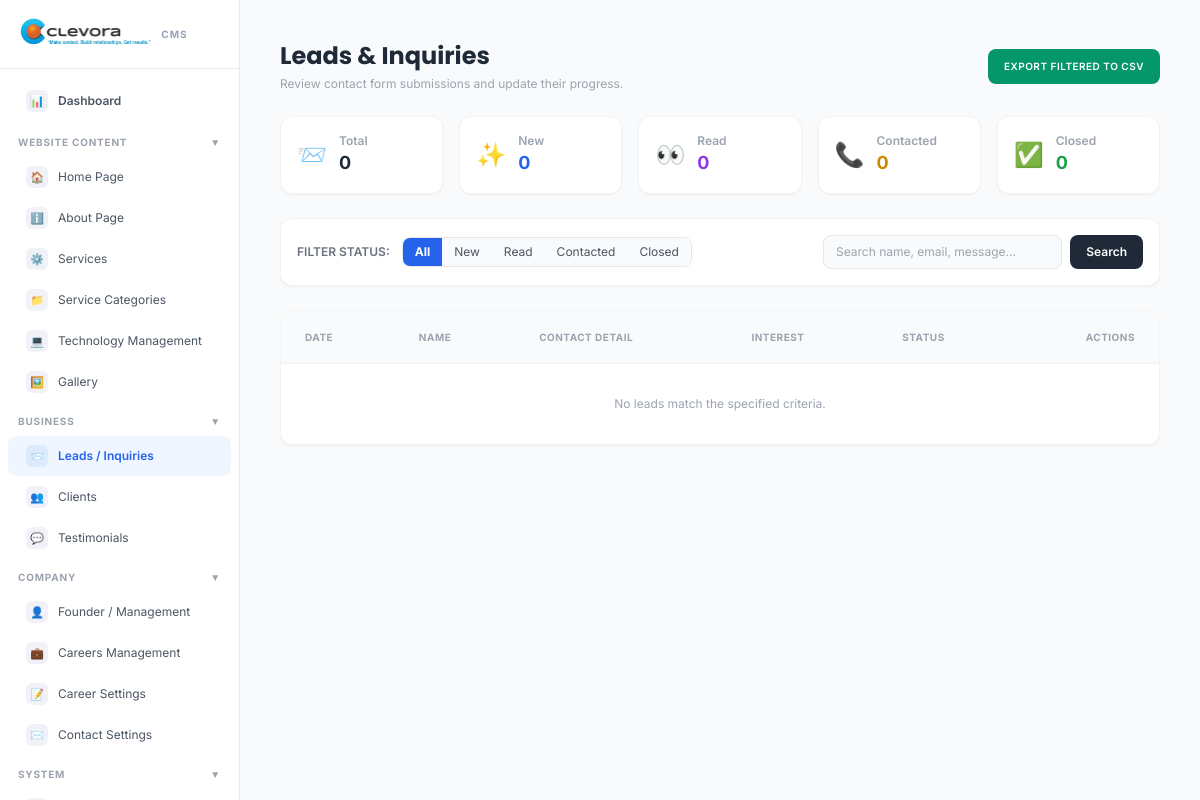
/admin/sections/leads.php (signed in), run on an earlier commit of the app's database.
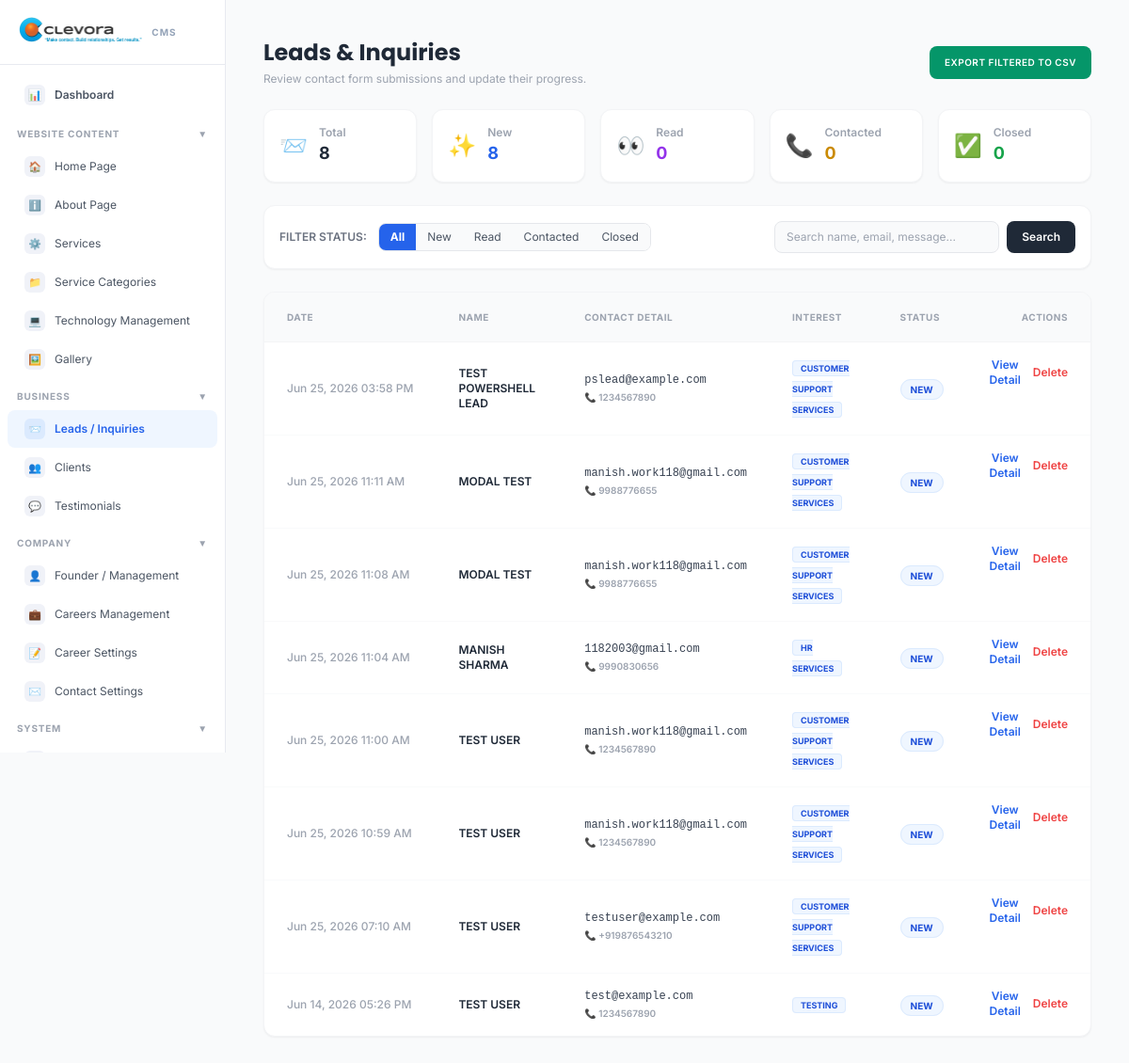
And on a later commit of the database.
### tables this page shows
CREATE TABLE `leads` (
  `id` int(11) NOT NULL AUTO_INCREMENT,
  `name` varchar(100) NOT NULL,
  `email` varchar(150) NOT NULL,
  `phone` varchar(20) DEFAULT NULL,
  `interest` varchar(100) DEFAULT NULL,
  `message` text DEFAULT NULL,
  `created_at` timestamp NOT NULL DEFAULT current_timestamp(),
  `status` enum('new','read','contacted','closed') DEFAULT 'new',
  `updated_at` timestamp NOT NULL DEFAULT current_timestamp() ON UPDATE current_timestamp(),
  PRIMARY KEY (`id`)
);

### admin/sections/leads.php (the view, shortened to what the changed rows need)
<?php
require_once '../middleware/auth.php';
$query = "SELECT * FROM leads WHERE 1=1";
$params = [];
$query .= " ORDER BY id DESC";
$stmt = $pdo->prepare($query);
$stmt->execute($params);
$leads = $stmt->fetchAll();
$total_count = 0;
$new_count = 0;
if ($pdo) {
    $total_count = $pdo->query("SELECT COUNT(*) FROM leads")->fetchColumn();
    $new_count = $pdo->query("SELECT COUNT(*) FROM leads WHERE status = 'new'")->fetchColumn();
}
?>
<?php include '../includes/admin-header.php'; ?>
<?php include '../includes/sidebar.php'; ?>
  <main class="flex-1 p-6 md:p-10 overflow-auto" x-data="{ activeLead: null }">
    <div class="max-w-6xl mx-auto space-y-6">
      <div class="flex flex-col sm:flex-row justify-between items-start sm:items-center gap-4">
        <div>
          <h1 class="text-2xl font-bold text-gray-800 font-poppins">Leads & Inquiries</h1>
        </div>
      </div>
      <div class="grid grid-cols-2 md:grid-cols-5 gap-4">
        <div class="bg-white p-4 rounded-xl border border-gray-100 shadow-sm flex items-center gap-3">
          <div>
            <div class="text-xs text-gray-400 font-semibold">Total</div>
            <div class="text-lg font-bold text-gray-800"><?= $total_count ?></div>
          </div>
        </div>
        <div class="bg-white p-4 rounded-xl border border-gray-100 shadow-sm flex items-center gap-3">
          <div>
            <div class="text-xs text-gray-400 font-semibold">New</div>
            <div class="text-lg font-bold text-blue-600"><?= $new_count ?></div>
          </div>
        </div>
      </div>
      <div class="bg-white rounded-xl shadow-sm border border-gray-100 overflow-hidden">
        <table class="w-full text-sm border-collapse text-left text-gray-600">
          <thead class="bg-gray-50 text-gray-400 uppercase text-[10px] font-bold tracking-wider border-b border-gray-100">
            <tr>
              <th class="px-6 py-4">Date</th>
              <th class="px-6 py-4">Name</th>
              <th class="px-6 py-4">Contact Detail</th>
              <th class="px-6 py-4">Interest</th>
              <th class="px-6 py-4">Status</th>
              <th class="px-6 py-4 text-right">Actions</th>
            </tr>
          </thead>
          <tbody class="divide-y divide-gray-50">
            <?php if(empty($leads)): ?>
            <tr>
              <td colspan="6" class="px-6 py-8 text-center text-xs text-gray-400">No leads match the specified criteria.</td>
            </tr>
            <?php else: ?>
              <?php foreach($leads as $l): ?>
              <tr class="hover:bg-gray-50/50 transition-colors">
                <td class="px-6 py-4 text-xs font-medium text-gray-400 whitespace-nowrap"><?= date('M d, Y h:i A', strtotime($l['created_at'])) ?></td>
                <td class="px-6 py-4 font-semibold text-gray-800 text-xs uppercase"><?= htmlspecialchars($l['name']) ?></td>
                <td class="px-6 py-4 text-xs space-y-0.5">
                  <div class="font-medium text-gray-700 font-mono"><?= htmlspecialchars($l['email']) ?></div>
                  <?php if($l['phone']): ?><div class="text-[10px] text-gray-400 font-semibold">📞 <?= htmlspecialchars($l['phone']) ?></div><?php endif; ?>
                </td>
                <td class="px-6 py-4">
                  <span class="px-2 py-0.5 rounded text-[9px] font-bold uppercase bg-blue-50 text-blue-700 border border-blue-100">
                    <?= htmlspecialchars($l['interest'] ?: 'General Inquiry') ?>
                  </span>
                </td>
                <td class="px-6 py-4">
                  <?php
                    $colors = [
                      'new' => 'bg-blue-50 text-blue-700 border border-blue-100',
                      'read' => 'bg-purple-50 text-purple-700 border border-purple-100',
                      'contacted' => 'bg-yellow-50 text-yellow-700 border border-yellow-100',
                      'closed' => 'bg-green-50 text-green-700 border border-green-100'
                    ];
                    $badge = $colors[$l['status']] ?? 'bg-gray-100 text-gray-500 border';
                  ?>
                  <span class="px-2.5 py-1 text-[10px] font-bold uppercase rounded-full <?= $badge ?>">
                    <?= htmlspecialchars($l['status']) ?>
                  </span>
                </td>
                <td class="px-6 py-4 text-right flex justify-end gap-3 text-xs items-center">
                  <button type="button" @click="activeLead = <?= htmlspecialchars(json_encode($l)) ?>; if (activeLead.status === 'new') { activeLead.status = 'read'; }" class="text-blue-600 hover:text-blue-700 font-semibold">View Detail</button>
                  <a href="?delete=<?= $l['id'] ?>" class="text-red-500 hover:text-red-600 font-semibold" data-confirm="Are you sure you want to delete this lead log permanently?">Delete</a>
                </td>
              </tr>
              <?php endforeach; ?>
            <?php endif; ?>
          </tbody>
        </table>
      </div>
    </div>
  </main>
<?php include '../includes/admin-footer.php'; ?>

### admin/includes/sidebar.php (shortened to what the changed rows need)
<?php
$curFile = basename($_SERVER['PHP_SELF']);
$sidebar = [
  'DASHBOARD' => [
    ['Dashboard', '/admin/dashboard.php', '📊'],
  ],
  'WEBSITE CONTENT' => [
    ['Home Page',          '/admin/sections/home-about.php',        '🏠'],
    ['About Page',         '/admin/sections/about.php',             'ℹ️'],
    ['Services',           '/admin/sections/services.php',          '⚙️'],
    ['Service Categories', '/admin/sections/service-categories.php','📁'],
    ['Technology Management', '/admin/sections/technology.php',     '💻'],
    ['Gallery',            '/admin/sections/gallery.php',           '🖼️'],
  ],
  'BUSINESS' => [
    ['Leads / Inquiries',  '/admin/sections/leads.php',            '📨'],
    ['Clients',            '/admin/sections/clients.php',          '👥'],
    ['Testimonials',       '/admin/sections/testimonials.php',     '💬'],
  ],
  'COMPANY' => [
    ['Founder / Management', '/admin/sections/management.php',     '👤'],
    ['Careers Management',   '/admin/sections/careers.php',        '💼'],
    ['Career Settings',      '/admin/sections/career-settings.php','📝'],
    ['Contact Settings',     '/admin/sections/contact-settings.php','✉️'],
  ],
  'SYSTEM' => [
    ['SEO Settings',     '/admin/sections/seo.php',                '🔍'],
    ['Media Library',    '/admin/sections/media.php',              '📂'],
    ['Content Moderation', '/admin/sections/content-moderation.php','🛡️'],
    ['Admin Profile',    '/admin/sections/profile.php',            '🔑'],
    ['Logout',           '/admin/logout.php',                      '🚪'],
  ],
];
?>
<aside style="width:240px; background:#fff; border-right:1px solid #e8eaf0;
              min-height:100vh; display:flex; flex-direction:column; flex-shrink:0;
              position:sticky; top:0; height:100vh; overflow-y:auto;"
       x-data="{ openGroups: { 'WEBSITE CONTENT': true, 'BUSINESS': true, 'COMPANY': true, 'SYSTEM': true } }">
  <nav style="flex:1; padding:8px 0;">
    <?php foreach($sidebar as $groupLabel => $items): ?>
    <?php if($groupLabel === 'DASHBOARD'): ?>
      <?php foreach($items as [$label, $href, $icon]):
        $isActive = ($curFile === basename($href));
      ?>
      <a href="<?=$href?>"
         style="display:flex; align-items:center; gap:10px; padding:11px 18px; margin:2px 8px; border-radius:8px;
                font-size:12px; text-decoration:none; font-weight:600; transition:all .15s;
                <?=$isActive
                  ? 'background:#eff6ff; color:#2563eb;'
                  : 'color:#4b5563;'?>"
         onmouseover="<?=$isActive?'':'this.style.background=\'#f8f9fc\';this.style.color=\'#2563eb\''?>"
         onmouseout="<?=$isActive?'':'this.style.background=\'\';this.style.color=\'#4b5563\''?>">
        <span style="width:22px; height:22px; border-radius:6px; background:<?=$isActive?'#dbeafe':'#f0f2f8'?>;
                     display:flex; align-items:center; justify-content:center;
                     font-size:12px; flex-shrink:0;"><?=$icon?></span>
        <?=$label?>
      </a>
      <?php endforeach; ?>
    <?php else: ?>
      <div style="margin-top:6px;">
        <button @click="openGroups['<?=$groupLabel?>'] = !openGroups['<?=$groupLabel?>']"
                style="width:100%; display:flex; align-items:center; justify-content:space-between;
                       padding:6px 18px; margin:0; border:none; background:none; cursor:pointer;
                       font-size:10px; font-weight:700; color:#9ca3af; letter-spacing:.8px;
                       text-transform:uppercase; text-align:left;">
          <span><?=$groupLabel?></span>
          <span style="font-size:10px; transition:transform .2s;"
                :style="openGroups['<?=$groupLabel?>'] ? 'transform:rotate(0)' : 'transform:rotate(-90deg)'"
          >▼</span>
        </button>
        <div x-show="openGroups['<?=$groupLabel?>']" x-collapse>
          <?php foreach($items as [$label, $href, $icon]):
            $isActive = ($curFile === basename($href));
          ?>
          <a href="<?=$href?>"
             style="display:flex; align-items:center; gap:10px; padding:9px 18px; margin:1px 8px; border-radius:8px;
                    font-size:12px; text-decoration:none; transition:all .15s;
                    <?=$isActive
                      ? 'background:#eff6ff; color:#2563eb; font-weight:600;'
                      : 'color:#4b5563;'?>"
             onmouseover="<?=$isActive?'':'this.style.background=\'#f8f9fc\';this.style.color=\'#2563eb\''?>"
             onmouseout="<?=$isActive?'':'this.style.background=\'\';this.style.color=\'#4b5563\''?>">
            <span style="width:22px; height:22px; border-radius:6px; background:<?=$isActive?'#dbeafe':'#f0f2f8'?>;
                         display:flex; align-items:center; justify-content:center;
                         font-size:11px; flex-shrink:0;"><?=$icon?></span>
            <?=$label?>
          </a>
          <?php endforeach; ?>
        </div>
      </div>
    <?php endif; ?>
    <?php endforeach; ?>
  </nav>
</aside>

What changed in the data, as far as the page shows it:
added leads: created_at "Jun 25, 2026 03:58 PM", name "TEST POWERSHELL LEAD", email "pslead@example.com", phone "1234567890", interest "CUSTOMER SUPPORT SERVICES", status "NEW"
added leads: created_at "Jun 25, 2026 11:11 AM", name "MODAL TEST", email "manish.work118@gmail.com", phone "9988776655", interest "CUSTOMER SUPPORT SERVICES", status "NEW"
added leads: created_at "Jun 25, 2026 11:08 AM", name "MODAL TEST", email "manish.work118@gmail.com", phone "9988776655", interest "CUSTOMER SUPPORT SERVICES", status "NEW"
added leads: created_at "Jun 25, 2026 11:04 AM", name "MANISH SHARMA", email "1182003@gmail.com", phone "9990830656", interest "HR SERVICES", status "NEW"
added leads: created_at "Jun 25, 2026 11:00 AM", name "TEST USER", email "manish.work118@gmail.com", phone "1234567890", interest "CUSTOMER SUPPORT SERVICES", status "NEW"
added leads: created_at "Jun 25, 2026 10:59 AM", name "TEST USER", email "manish.work118@gmail.com", phone "1234567890", interest "CUSTOMER SUPPORT SERVICES", status "NEW"
added leads: created_at "Jun 25, 2026 07:10 AM", name "TEST USER", email "testuser@example.com", phone "+919876543210", interest "CUSTOMER SUPPORT SERVICES", status "NEW"
added leads: created_at "Jun 14, 2026 05:26 PM", name "TEST USER", email "test@example.com", phone "1234567890", interest "TESTING", status "NEW"
Also different on the page:
$total_count: "0" → "8"
$new_count: "0" → "8"
text no longer shown: "No leads match the specified criteria."
